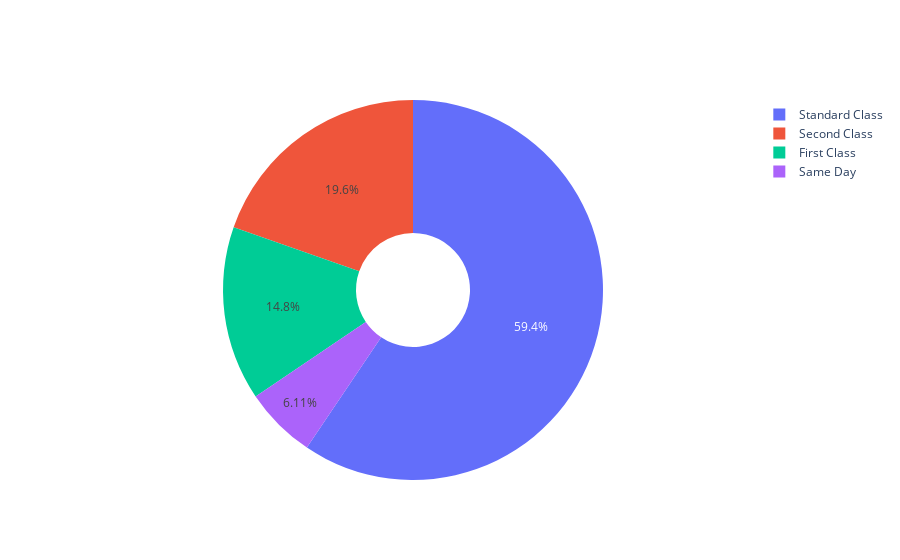

The cell this chart's notebook holds for it:
### Code cell
t=%sql SELECT ship_mode,COUNT(ship_mode) FROM Superstore WHERE segment = 'Consumer' GROUP By ship_mode ;
print(t)

shipmode = []
count = []

for i in t:
  
    shipmode.append(i[0])
    count.append(i[1])
# plt.bar(shipmode,count, label=shipmode)
#     plt.xlabel("ship_mode")
#     plt.ylabel("Rship mode count")
#     plt.title('Super store ship mode for Consumer')
#     plt.legend()
  
fig = go.Figure(data=[go.Pie(labels=shipmode, values=count, hole=.3)])
fig.show()

### Figure 1 — Plotly figure (JSON) as saved in the notebook; plotly's stock layout.template omitted (floating-point values rounded to 4 significant figures)
{"data": [{"hole": 0.3, "labels": ["Standard Class", "Second Class", "Same Day", "First Class"], "type": "pie", "values": [3085, 1020, 317, 769]}], "layout": {}}
